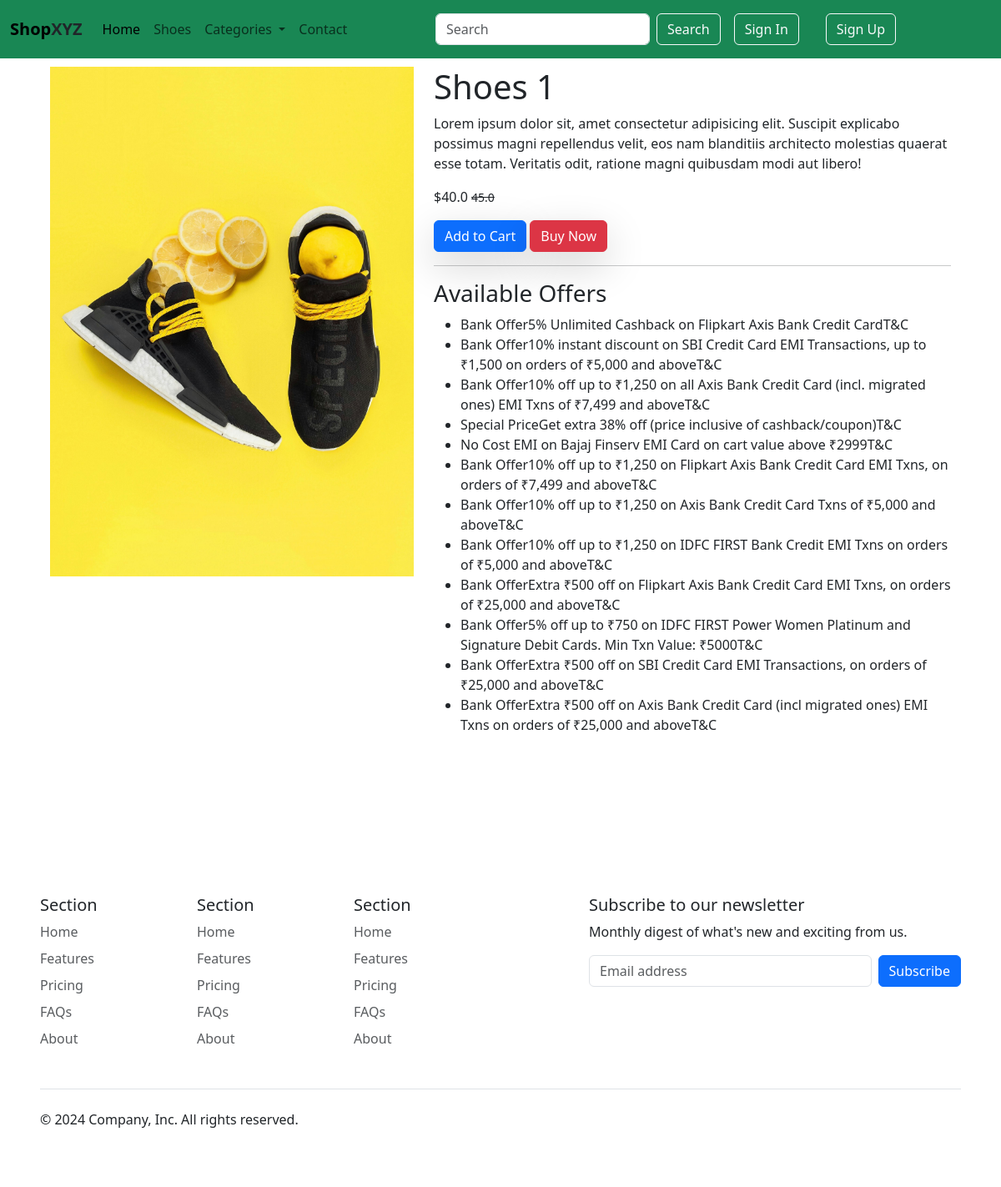
Page /details/18/ on the committed database.
### app/models.py (models this page shows, shortened)
class Product(models.Model):
    product_name = models.CharField(max_length=200)
    selling_price = models.FloatField()
    discounted_price = models.FloatField()
    description = models.TextField()
    category = models.CharField(choices=CATEGORY_CHOICES, max_length=3)
    brand = models.CharField(max_length=50)
    image = models.ImageField(upload_to='product-img')

### app/views.py (the view)
# urls.py: path('details/<int:id>/', views.ProductDetails.as_view(), name="details"),
class ProductDetails(View):
    def get(self, request, id):
        product = Product.objects.get(pk=id)
        return render(request, 'productDetails.html', {'product': product})

### templates/productDetails.html
{% extends "base.html" %}
{% block content %}
    <section class="details">
        <div class="row m-5">
            <div class="col-md-5">
                <img class="img-fluid object-fit-cover" src="/media/{{product.image}}" alt="">
            </div>
            <div class="col">
                <h1>{{product.product_name}}</h1>
                <p>{{product.description}}</p>
                <p>${{product.discounted_price}} <small class="text-decoration-line-through">{{product.selling_price}}</small></p>
                <a href="" class="btn shadow-lg  btn-primary">Add to Cart</a>
                <a href="" class="btn-danger btn shadow-lg ">Buy Now</a>
                <hr>
                <h3>Available Offers</h3>
                <ul>
                    <li>
                        Bank Offer5% Unlimited Cashback on Flipkart Axis Bank Credit CardT&C
                    </li>
                    <li>
                        Bank Offer10% instant discount on SBI Credit Card EMI Transactions, up to ₹1,500 on orders of ₹5,000 and aboveT&C
                    </li>
                    <li>
                        Bank Offer10% off up to ₹1,250 on all Axis Bank Credit Card (incl. migrated ones) EMI Txns of ₹7,499 and aboveT&C
                    </li>
                    <li>
                        Special PriceGet extra 38% off (price inclusive of cashback/coupon)T&C
                    </li>
                    <li>
                        No Cost EMI on Bajaj Finserv EMI Card on cart value above ₹2999T&C
                    </li>
                    <li>
                        Bank Offer10% off up to ₹1,250 on Flipkart Axis Bank Credit Card EMI Txns, on orders of ₹7,499 and aboveT&C
                    </li>
                    <li>
                        Bank Offer10% off up to ₹1,250 on Axis Bank Credit Card Txns of ₹5,000 and aboveT&C
                    </li>
                    <li>
                        Bank Offer10% off up to ₹1,250 on IDFC FIRST Bank Credit EMI Txns on orders of ₹5,000 and aboveT&C
                    </li>
                    <li>
                        Bank OfferExtra ₹500 off on Flipkart Axis Bank Credit Card EMI Txns, on orders of ₹25,000 and aboveT&C
                    </li>
                    <li>
                        Bank Offer5% off up to ₹750 on IDFC FIRST Power Women Platinum and Signature Debit Cards. Min Txn Value: ₹5000T&C
                    </li>
                    <li>
                        Bank OfferExtra ₹500 off on SBI Credit Card EMI Transactions, on orders of ₹25,000 and aboveT&C
                    </li>
                    <li>
                    Bank OfferExtra ₹500 off on Axis Bank Credit Card (incl migrated ones) EMI Txns on orders of ₹25,000 and aboveT&C
                    </li>
                </ul>
            </div>
        </div>
    </section>
{% endblock content %}

### static/css/style.css (style rules this page uses)
section { margin: 10vh 0; }

### rows in the picture
Product: image (picture), product_name "Shoes 1", description "Lorem ipsum dolor sit, amet consectetur adipisicing elit. Suscipit explicabo possimus magni repellendus velit, eos nam blanditiis architecto molestias quaerat esse totam. Veritatis odit, ratione magni quibusdam modi aut libero!", discounted_price "40.0", selling_price "45.0"
